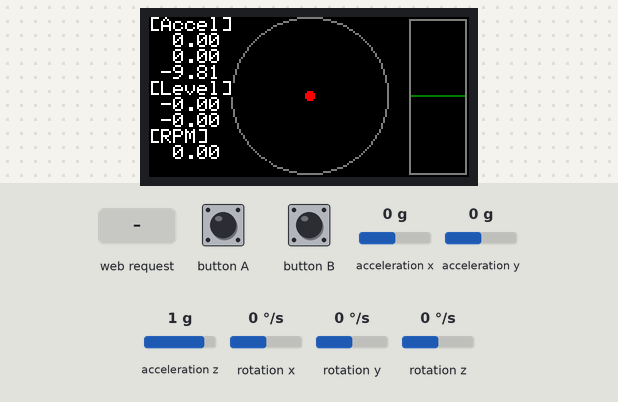
The sketch below on a simulated ESP32. Shown: 160×80 colour display. The inputs (shaded band) are chosen by the test bench; at power-on: rotation z 0 °/s, acceleration x 0 g, acceleration y 0 g, acceleration z 1 g, rotation x 0 °/s, rotation y 0 °/s. WiFi joins after 1.5 s; servers stay silent unless stated; what the sketch prints to the serial monitor is not drawn.

Above: at 1.3 s.
1.4 s: rotation z set to -192 °/s
At 2.8 s:
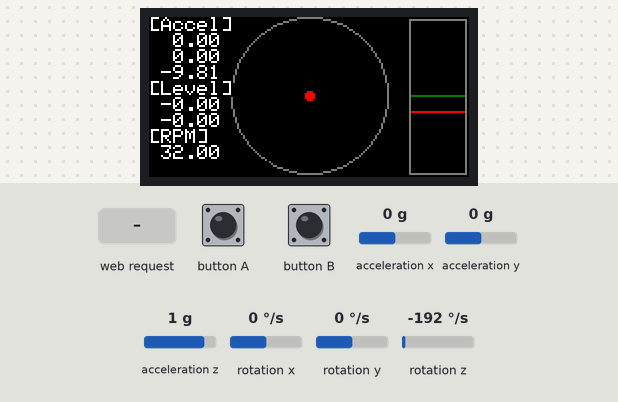
4.4 s: HTTP request GET /?mode=1&stop=1 received
At 5.7 s:
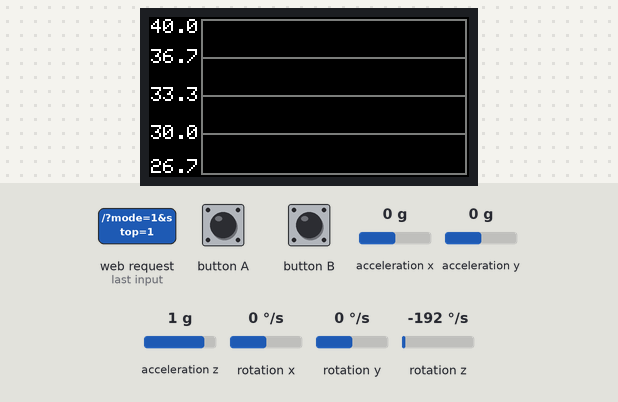
6.0 s: button A pressed for 0.15 s
At 7.0 s:
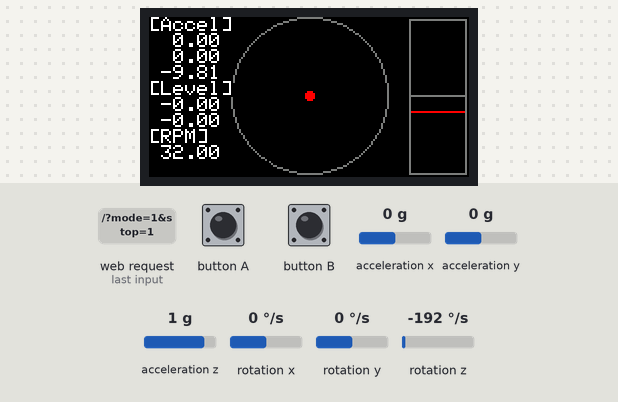
9.1 s: button B pressed for 0.15 s
At 11.9 s:
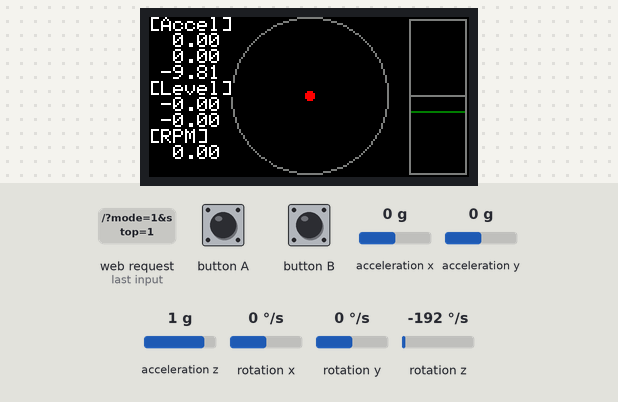
12.2 s: HTTP request GET /?mode=120&stop=120 received
At 13.5 s:
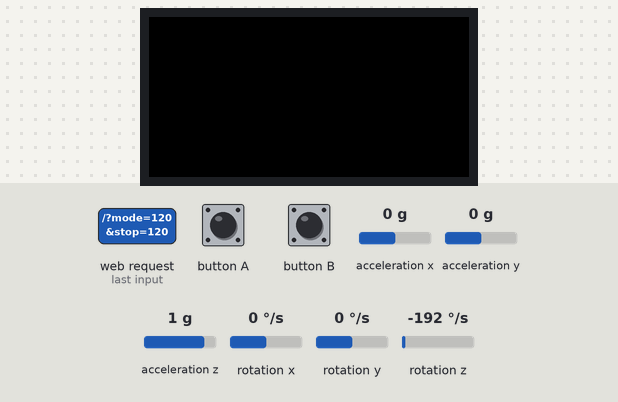
13.8 s: button A pressed for 1 s
At 13.91 s:
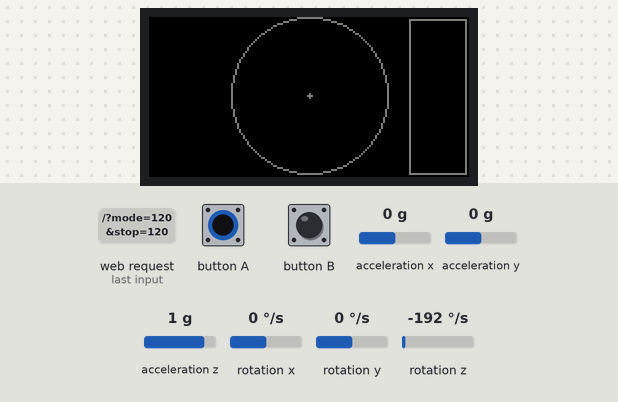
Timing chart, 0 to 16.8 s (numbered marks = the images above; inputs shaded):
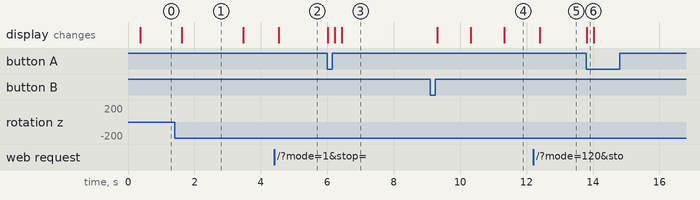

Measured:
- after the input at 1.4 s, the display: changes after 0.21 s (image 1)
- after the input at 4.4 s, the display: changes after 0.14 s (image 2)
- after the input at 6.0 s, the display: first changes at once (image 3 shows a later state)
- after the input at 9.1 s, the display: first changes after 0.22 s (image 4 shows a later state)
- after the input at 12.2 s, the display: changes after 0.19 s (image 5)
- after the input at 13.8 s, the display: changes at once (image 6)
- what the display in image 1 shows lasts 1.9 s, from 1.6 s to 3.5 s

The sketch:

ex52_rpm.ino
```cpp
// (licence header left out)
#include <M5StickC.h>           // M5StickC用ライブラリ
#include <WiFi.h>               // ESP32用WiFiライブラリ
#include <WebServer.h>          // HTTPサーバ用ライブラリ
#include <WiFiUdp.h>            // UDP通信を行うライブラリ

#define SSID "1234ABCD"         // 無線LANアクセスポイントSSID
#define PASS "password"         // パスワード
#define PORT 1024               // 送信のポート番号
#define DEVICE "accem_5,"       // デバイス名(5字+"_"+番号+",")
#define UDP_TX_MS   5000        // UDP送信間隔(ms)
#define RADIUS_CM   13          // プラッタの中心からM5Stickまでの距離(cm)
#define AVR_N       30          // 平均回数
#define INTERVAL_MS 200         // 測定間隔(ms)
#define GRAV_MPS2   9.80665     // 重力加速度(m/s2)
#define DEG_MAX     6.0         // 水平レベル測定用最大角度
#define ERR_MAX     20.         // RPM測定用最大誤差(%)
#define RPM_TYP_33  33.333      // 33 1/3 回転RPM測定用基準値(RPM)
#define RPM_TYP_45  45.000      // 45 回転時 RPM測定用基準値(RPM)
#define BUF_N       10          // 残像表示用バッファ数
#define CSV_N       212         // CSV用バッファ数(212固定)

RTC_DATA_ATTR float CAL_GyroX = 0.; // 角速度Xキャリブレーション値
RTC_DATA_ATTR float CAL_GyroY = 0.; // 角速度Yキャリブレーション値
RTC_DATA_ATTR float CAL_GyroZ = 0.; // 角速度Zキャリブレーション値
RTC_DATA_ATTR float CAL_AccmX = 0.; // 加速度Xキャリブレーション値(加算値)
RTC_DATA_ATTR float CAL_AccmY = 0.; // 加速度Yキャリブレーション値(加算値)
RTC_DATA_ATTR float CAL_AccmZ = 1.; // 加速度Zキャリブレーション値(乗算値)

WiFiUDP udp;                    // UDP通信用のインスタンスを定義
IPAddress UDPTO_IP = {255,255,255,255}; // UDP宛先 IPアドレス

WebServer server(80);           // Webサーバ(ポート80=HTTP)定義

int pos_x_prev[BUF_N];          // = 120;
int pos_y_prev[BUF_N];          // = 67;
int rpm1_y_prev[BUF_N];         // = 67;
int rpm2_y_prev[BUF_N];         // = 67;
int udp_len_prev = 1;
unsigned long started_time_ms = millis();
int disp_mode = 0;              // 表示モード(ボタンで切り替わる)
int i_rpm = CSV_N - 1;          // RPM測定結果の保存位置
uint16_t rpm[CSV_N];            // RPM測定結果 1000倍値
uint16_t wow[CSV_N];            // WOW測定結果 100倍値
uint16_t level[CSV_N];          // 角度測定結果 1000倍値
uint16_t meas[CSV_N];           // 測定時刻
int line_x = 27;                // 折れ線グラフのX座標
float rpm_typ = RPM_TYP_33;     // 33回転を設定

void buf_init(){
    for(int i=0; i<BUF_N; i++){
        pos_x_prev[i] = 80; pos_y_prev[i]  = 39;
        rpm1_y_prev[i] = 39; rpm2_y_prev[i] = 39;
    }
}

void buf_append(int *array, int val){
    for(int i=1; i<BUF_N; i++){
        array[i-1] = array[i];
    }
    array[BUF_N-1] = val;
}

void lcd_init(int mode){
    char s[65];
    uint32_t ip = WiFi.localIP();
    switch(mode){
      case 0: // 通常モード、水平計＋回転数計
        M5.Lcd.setRotation(1);     // Rotate the screen. 将屏幕旋转
        M5.Lcd.setTextFont(1);     // 8x6ピクセルのフォント
        M5.Lcd.fillScreen(BLACK);
        M5.Lcd.setCursor(0, 0);    // set the cursor location.  设置光标位置
        // M5StickC LCD 160 x 80 フォント8x6ピクセル
        M5.Lcd.drawCircle(80, 39, 39, DARKGREY);
        M5.Lcd.fillCircle(80, 39, 1, DARKGREY);
        M5.Lcd.drawRect(130, 1, 29, 78, DARKGREY);
      break;
      case 1: // 回転数のグラフ表示
        M5.Lcd.setRotation(1);     // Rotate the screen. 将屏幕旋转
        M5.Lcd.setTextFont(1);     // 75ピクセルのフォント(数値表示)
        M5.Lcd.fillScreen(BLACK);
        M5.Lcd.setCursor(0, 0);    // set the cursor location.
        M5.Lcd.drawRect(26, 1, 133, 78, DARKGREY);
        M5.Lcd.setCursor(1,1); M5.Lcd.printf("%4.1f",rpm_typ*(1+ERR_MAX/100.));
        M5.Lcd.drawLine(26, 20, 158, 20, DARKGREY);
        M5.Lcd.setCursor(1,16); M5.Lcd.printf("%4.1f",rpm_typ*(1+ERR_MAX/200.));
        M5.Lcd.drawLine(26, 39, 158, 39, DARKGREY);
        M5.Lcd.setCursor(1,35); M5.Lcd.printf("%4.1f",rpm_typ);
        M5.Lcd.drawLine(26, 58, 158, 58, DARKGREY);
        M5.Lcd.setCursor(1,54); M5.Lcd.printf("%4.1f",rpm_typ*(1-ERR_MAX/200.));
        M5.Lcd.setCursor(1,71); M5.Lcd.printf("%4.1f",rpm_typ*(1-ERR_MAX/100.));
        line_x = 27;
      break;
      case 2: // 回転数の数値表示
        M5.Lcd.setRotation(1);     // Rotate the screen. 将屏幕旋转
        M5.Lcd.setTextFont(7);     // 75ピクセルのフォント(数値表示)
        M5.Lcd.fillScreen(BLACK);
      break;
      case  3: // QRコード表示
        M5.Lcd.setRotation(1);     // Rotate the screen. 将屏幕旋转
        M5.Lcd.setTextFont(1);     // 75ピクセルのフォント(数値表示)
        M5.Lcd.fillScreen(BLACK);
        snprintf(s,65,"http://%d.%d.%d.%d/",ip&255,ip>>8&255,ip>>16&255,ip>>24);
        M5.Lcd.setCursor(1,1); M5.Lcd.print(s);
        M5.Lcd.qrcode(s, 90, 10, 70, 2);
      break;
      case -1:
      break;
      default:
        M5.Lcd.setRotation(1);     // Rotate the screen. 将屏幕旋转
        M5.Lcd.setTextFont(1);     // 8x6ピクセルのフォント
        M5.Lcd.fillScreen(BLACK);
    }
}

void handleRoot(){
    String rx, tx;                              // 受信用,送信用文字列
    if(server.hasArg("mode")){                  // 引数Lが含まれていた時
        rx = server.arg("mode");                // 引数Lの値を変数rxへ代入
        disp_mode = rx.toInt();                 // 変数sの数値をled_statへ
        lcd_init(disp_mode);
    }
    if(server.hasArg("stop")){                  // 引数Lが含まれていた時
        rx = server.arg("stop");                // 引数Lの値を変数rxへ代入
        disp_mode = -1;
    }
    int wow_prev = i_rpm > 0 ? wow[i_rpm - 1] : wow[CSV_N-1];
    wow_prev -= wow[i_rpm];
    int wow_disp = (-100 < wow_prev && wow_prev < 100) ? wow[i_rpm] : 10000;
    tx = getHtml(disp_mode,
        (float)level[i_rpm]/1000.,
        (float)rpm[i_rpm]/1000.,
        (float)wow_disp/100.
    );
    server.send(200, "text/html", tx);          // HTMLコンテンツを送信
}

void handleCSV(){
    String tx = "time(ms), level(deg), rpm(rpm), wow(%)\n";
    int i = i_rpm;
    uint16_t ms = i < CSV_N-1 ? meas[i+1] : meas[0];
    for(int t=0; t < CSV_N; t++){
        i++;
        if(i >= CSV_N) i = 0;
        uint16_t ms_ui = meas[i] - ms;
        tx += String((int)ms_ui)+", "
            + String((float)level[i]/1000.,3)+", "
            + String((float)rpm[i]/1000.,3)+", "
            + String((float)wow[i]/100.,2)+"\r\n";
    }
    server.send(200, "text/csv", tx);           // HTMLコンテンツを送信
}

void handleBMP(){
    uint8_t buf[160*3];
    WiFiClient client = server.client();
    client.println("HTTP/1.0 200 OK");                  // HTTP OKを応答
    client.println("Content-Type: image/bmp");          // コンテンツ
    client.println("Content-Length: " + String(160*80*3+54));  // サイズ
    client.println("Connection: close");                // 応答後に閉じる
    client.println();                                   // ヘッダの終了
    getBmpHeader(buf);
    client.write((const uint8_t *)buf, 54);
    for(int y=0; y<80; y++){
        getBmpLine(buf,y);
        client.write((const uint8_t *)buf, 160*3);
    }
    client.println();                   // コンテンツの終了
    client.flush();                     // ESP32用 ERR_CONNECTION_RESET対策
    client.stop();                      // クライアントの切断
}

/* After M5StickC Plus is started or reset
  the program in the setUp () function will be run, and this part will only be
  run once. 在 M5StickC Plus
  启动或者复位后，即会开始执行setup()函数中的程序，该部分只会执行一次。 */
void setup() {
    M5.begin();                // Init M5StickC Plus.  初始化 M5StickC Plus
    M5.Imu.Init();             // Init IMU.  初始化IMU
    buf_init();
    lcd_init(0);
    WiFi.mode(WIFI_STA);                        // 無線LANをSTAモードに設定
    WiFi.begin(SSID,PASS);                      // 無線LANアクセスポイントへ接続
    server.on("/", handleRoot);                 // HTTP接続用コールバック先設定
    server.on("/rpm.csv", handleCSV);           // CSVデータ取得用
    server.on("/screen.bmp", handleBMP);        // 画像データ取得用
    server.begin();                             // Web サーバを起動する
    for(int i=0; i<CSV_N; i++){                 // CSV出力用データの初期化
        rpm[i]=0; wow[i]=0; level[i]=0; meas[i]=0;
    }
}

/* After the program in setup() runs, it runs the program in loop()
The loop() function is an infinite loop in which the program runs repeatedly
在setup()函数中的程序执行完后，会接着执行loop()函数中的程序
loop()函数是一个死循环，其中的程序会不断的重复运行 */

void loop() {
    server.handleClient();
    M5.update();                                // ボタン状態の取得
    if(M5.BtnA.wasPressed()){                   // (過去に)ボタンが押された時
        disp_mode++;
        if(disp_mode > 3) disp_mode = 0;
        lcd_init(disp_mode);
    }
    if(disp_mode < 0 || disp_mode == 3) return;

    float gyroX = 0.; float gyroY = 0.; float gyroZ = 0.;
    float accX = 0.;  float accY = 0.;  float accZ = 0.;
    float temp = 0.;
    float gx, gy, gz, ax, ay, az, t;
    float rpm1, rpm2;

    for( int i=0; i<AVR_N; i++){
        M5.Imu.getGyroData(&gx, &gy, &gz);
        M5.Imu.getAccelData(&ax, &ay, &az);
        M5.Imu.getTempData(&t);
        gyroX -= gy; gyroY -= gx; gyroZ -= gz;
        accX  -= ay; accY  -= ax; accZ  -= az;
        temp  += t;
        delay(INTERVAL_MS / AVR_N);
    }
    gyroX /= AVR_N; gyroY /= AVR_N; gyroZ /= AVR_N;
    accX *= GRAV_MPS2/AVR_N; accY *= GRAV_MPS2/AVR_N; accZ *= GRAV_MPS2/AVR_N;
    temp  /= AVR_N;

    // 簡易キャリブレーション部 (側面ボタン押下時)
    if(disp_mode == 0 && M5.BtnB.wasPressed()){
        M5.Lcd.setCursor(0, 0);
        M5.Lcd.println("[Calb]");
        delay(1000);
        CAL_GyroX = -gyroX;
        CAL_GyroY = -gyroY;
        CAL_GyroZ = -gyroZ;
        CAL_AccmX = -accX;
        CAL_AccmY = -accY;
        CAL_AccmZ = -GRAV_MPS2 / accZ;
        M5.Lcd.printf(" %5.1f\n %5.1f\n %5.1f\n", gyroX, gyroY, gyroZ);
        delay(1000);
    }
    gyroX += CAL_GyroX; gyroY += CAL_GyroY; gyroZ += CAL_GyroZ;
    accX += CAL_AccmX; accY += CAL_AccmY; accZ *= CAL_AccmZ;
    if(accZ == 0.) accZ = 1e-38;
    if(gyroZ == 0.) gyroZ = 1e-38;
    // 側面を下向きに置いた場合の簡易対応
    if(accY < -4.9){ // -0.5 * GRAV_MPS2
        float tmp;
        tmp = accZ;  accZ  = accY;  accY  = -tmp;
        tmp = gyroZ; gyroZ = gyroY; gyroY = -tmp;
    }

    // 水平計、回転数計、演算処理部
    float degx = atan(accX/accZ) / 6.2832 * 360.;
    float degy = atan(accY/accZ) / 6.2832 * 360.;
    float deg = sqrt(pow(degx,2)+pow(degy,2));
    rpm1 = fabs(gyroZ) / 6.;
    rpm2 = 60 * sqrt(fabs(accY) / 39.478 / RADIUS_CM * 100);
    rpm_typ = rpm1 < 38.73 ? RPM_TYP_33 : RPM_TYP_45;
    int rpm1_y = int(39.5 - 39. * (rpm1 - rpm_typ) / rpm_typ / ERR_MAX * 100);
    int rpm2_y = int(39.5 - 39. * (rpm2 - rpm_typ) / rpm_typ / ERR_MAX * 100);
    int flag_dx = 0;

    // モードに応じた処理部（メインボタン押下で切り替え）
    switch(disp_mode){
      case 0:  // 通常モード、水平計＋回転数計
        /**** Gryo ****/
        M5.Lcd.setCursor(0, 0);
    //  M5.Lcd.println("[Gyro]");
    //  M5.Lcd.printf(" %5.1f\n %5.1f\n %5.1f\n", gyroX, gyroY, gyroZ);

        /**** Accel ****/
        M5.Lcd.println("[Accel]");
        M5.Lcd.printf("%6.2f\n%6.2f\n%6.2f\n", accX, accY, accZ);

        /**** Temperature ****/
    //  M5.Lcd.printf("[Temperature]\n  %6.2f C\n", temp);

        /**** LEVEL ****/
        M5.Lcd.println("[Level]");
        M5.Lcd.printf("%6.2f\n%6.2f\n", degx, degy);
        M5.Lcd.fillCircle(pos_x_prev[0], pos_y_prev[0], 2, BLACK);
        M5.Lcd.fillCircle(80, 39, 1, DARKGREY);
        for(int i=1; i<BUF_N; i++){
            M5.Lcd.fillCircle(pos_x_prev[i], pos_y_prev[i], 2, DARKGREEN);
        }
        if(deg < DEG_MAX){
            int pos_x = -int(36 * degx / DEG_MAX + 0.5) + 80;
            int pos_y = -int(36 * degy / DEG_MAX + 0.5) + 39;
            M5.Lcd.fillCircle(pos_x, pos_y, 2, RED);
            buf_append(pos_x_prev, pos_x);
            buf_append(pos_y_prev, pos_y);
        }

        /**** RPM ****/
        M5.Lcd.println("[RPM]");
        M5.Lcd.printf("%6.2f\n", rpm1);
        M5.Lcd.drawLine(131, rpm1_y_prev[0], 157, rpm1_y_prev[0], BLACK);
        M5.Lcd.drawLine(131, 39, 157, 39, DARKGREY);
        for(int i=1; i<BUF_N; i++){
            M5.Lcd.drawLine(131, rpm1_y_prev[i], 157, rpm1_y_prev[i], DARKGREEN);
        }
        if(rpm1_y >= 2 && rpm1_y <= 132){
            M5.Lcd.drawLine(131, rpm1_y, 157, rpm1_y, RED);
            buf_append(rpm1_y_prev, rpm1_y);
        }
        if(rpm2_y >= 2 && rpm2_y <= 132){
            M5.Lcd.drawLine(217, rpm2_y, 232, rpm2_y, RED);
            buf_append(rpm2_y_prev, rpm2_y);
        }
        break;
      case 1:  // 回転数のグラフ表示
        M5.Lcd.setCursor(0, 31);
        if(line_x > 158) break;
        if(rpm1_y >= 1 && rpm1_y <= 78){
            if(line_x > 27) M5.Lcd.drawLine(line_x-1, rpm1_y_prev[BUF_N-1], line_x, rpm1_y, RED);
            buf_append(rpm1_y_prev, rpm1_y);
            flag_dx = 1;
        }
        if(rpm2_y >= 1 && rpm2_y <= 78){
            if(line_x > 27) M5.Lcd.drawLine(line_x-1, rpm2_y_prev[BUF_N-1], line_x, rpm2_y, BLUE);
            buf_append(rpm2_y_prev, rpm2_y);
            flag_dx = 1;
        }
        if(flag_dx) line_x++;
        break;
      case 2:  // 回転数の数値表示
        M5.Lcd.setCursor(12, 16);
        M5.Lcd.printf("%5.2f",rpm1);
        break;
    }

    // WOW推定値の計算
    i_rpm++;
    if(i_rpm > CSV_N-1) i_rpm = 0;
    meas[i_rpm] = (uint16_t) millis();
    rpm[i_rpm] = int(rpm1 * 1000. + 0.5);   // RPM値の保存
    float mse = 0., avr = 0.;
    for(int i=0; i<CSV_N; i++) avr += (float)rpm[i]/1000.;
    avr /= CSV_N;
    for(int i=0; i<CSV_N; i++){
        mse += pow(avr-(float)rpm[i]/1000.,2);
    }
    wow[i_rpm] = int(AVR_N * sqrt(mse) / CSV_N / avr * 10000. +.5);
    level[i_rpm] = int(deg * 1000. +.5);

    // CSVxUDP送信
    if(rpm1 > 10. && millis()-started_time_ms > UDP_TX_MS && WiFi.status() == WL_CONNECTED){
        started_time_ms = millis();
        String S = String(DEVICE)
            + String(accX,1) + "," + String(accY,1) + "," + String(accZ,1)
            + "," + String(rpm1,2)+ "," + String(rpm2,2);
        if(S.length() > 9){
            udp_len_prev = S.length() - 8;
            udp.beginPacket(UDPTO_IP,PORT); // UDP送信先を設定
            udp.println(S);                 // 送信データSをUDP送信
            udp.endPacket();                // UDP送信の終了(実際に送信する)
        }
        if(disp_mode == 0){
            M5.Lcd.setCursor(6, 72);
            M5.Lcd.println("[CSVxUDP]");
        //  M5.Lcd.fillRect(6, 72, 6*udp_len_prev, 8, BLACK);
        //  M5.Lcd.setCursor(6, 72);
        //  M5.Lcd.print(S.substring(8));   // 送信データSを表示
        }
    }else{
        if(disp_mode == 0){
            M5.Lcd.fillRect(6, 72, 54, 8, BLACK);
        }
    }
}

/******************************************************************************
CSVxUDP 受信結果の一例
UDPデータは、「加速度X,Y,Z,回転数」の形式で送信される
*******************************************************************************
YYYY/MM/dd hh:mm, IP Address, Accelerometer X(m/s2), Accelerometer Y(m/s2), Accelerometer Z(m/s2)
2024/06/08 15:26, 192.168.1.4, -0.1, -1.3, 10.6, 34.29
2024/06/08 15:26, 192.168.1.4, -0.1, -1.3, 10.6, 34.23
2024/06/08 15:26, 192.168.1.4, -0.2, -1.4, 10.6, 34.2
2024/06/08 15:27, 192.168.1.4, -0.2, -1.4, 10.5, 34.19
2024/06/08 15:27, 192.168.1.4, -0.5, -1.4, 9.8, 1.1
2024/06/08 15:27, 192.168.1.4, 0, -0.3, 10.5, 34.26
2024/06/08 15:27, 192.168.1.4, 0, -0.3, 10.6, 34.29
2024/06/08 15:27, 192.168.1.4, 0, -0.2, 10.5, 34.24
2024/06/08 15:27, 192.168.1.4, 0, -0.2, 10.5, 34.19
2024/06/08 15:27, 192.168.1.4, -0.1, -0.2, 10.5, 34.23
2024/06/08 15:27, 192.168.1.4, -0.1, -0.3, 10.6, 34.21
2024/06/08 15:27, 192.168.1.4, -0.1, -0.3, 10.5, 34.26
2024/06/08 15:27, 192.168.1.4, -0.2, -0.4, 10.5, 34.24
2024/06/08 15:27, 192.168.1.4, -0.1, -0.4, 10.6, 34.19
2024/06/08 15:28, 192.168.1.4, -0.1, -0.4, 10.5, 34.13
2024/06/08 15:28, 192.168.1.4, 0, -0.4, 10.6, 34.17
2024/06/08 15:28, 192.168.1.4, 0, -0.4, 10.5, 34.18
2024/06/08 15:28, 192.168.1.4, 0.1, -0.4, 10.5, 34.21
2024/06/08 15:28, 192.168.1.4, 0, -0.3, 10.6, 34.2
2024/06/08 15:28, 192.168.1.4, 0, -0.3, 10.5, 34.14
2024/06/08 15:28, 192.168.1.4, 0, -0.2, 10.6, 34.13
2024/06/08 15:28, 192.168.1.4, -0.1, -0.2, 10.6, 34.16
2024/06/08 15:28, 192.168.1.4, -0.1, -0.2, 10.5, 34.21
2024/06/08 15:28, 192.168.1.4, -0.2, -0.3, 10.5, 34.14
2024/06/08 15:28, 192.168.1.4, -0.1, -0.4, 10.6, 34.08
******************************************************************************/
```

get_html.ino
```cpp
// (licence header left out)
#define _html_size 779 + 32

String getHtml(int target, float level, float rpm, float wow){
    char html[_html_size],s[65],s_ip[16];
    uint32_t ip = WiFi.localIP();

    sprintf(s_ip,"%d.%d.%d.%d",
        ip & 255,
        ip>>8 & 255,
        ip>>16 & 255,
        ip>>24
    );
    snprintf(html,_html_size,"<html>\n<head>\n<title>Wi-Fi 回転数RPM計</title>\n<meta http-equiv=\"Content-type\" content=\"text/html; charset=UTF-8\">\n<meta http-equiv=\"refresh\" content=\"5;URL=http://%s/\">\n</head>\n<body>\n<h3>M5Stick STATUS</h3>\n",s_ip);
    if(wow>=100) sprintf(s,"---"); else sprintf(s,"%.2f",wow);
    snprintf(html,_html_size,"%s\n<p>Level=%.3f °</p><p>RPM=%.3f rpm</p><p>WOW=%s %%</p>",html,level,rpm,s);
    if(target<0) sprintf(s,"<p>Pause</p>"); else sprintf(s,"<p>Mode=%d</p>",target);
    snprintf(html,_html_size,"%s\n%s\n<hr>\n<h3>LCD切替</h3>\n<p>http://%s/?mode=n<br>\n</p>",html,s,s_ip);
    sprintf(s,"<form method=\"GET\" action=\"http://%s/\">",s_ip);
    snprintf(html,_html_size,"%s\n%s\n<input type=\"submit\" name=\"mode\" value=\"-1 (Pause)\">\n<input type=\"submit\" name=\"mode\" value=\"0 (水平器)\">",html,s);
    snprintf(html,_html_size,"%s\n<input type=\"submit\" name=\"mode\" value=\"1 (グラフ)\">\n<input type=\"submit\" name=\"mode\" value=\"2 (回転数)\">\n</form>",html);
    snprintf(html,_html_size,"%s\n<hr>\n<h3>CSVデータ取得</h3>\n<p><a href=\"http://%s/rpm.csv\">http://%s/rpm.csv</a><br>\n</p>",html,s_ip,s_ip);
    snprintf(html,_html_size,"%s\n</body>\n</html>",html);
    Serial.println("sizeof(html)=" + String(strlen(html)+1));
    return String(html);
}
```

Source omitted: scrnCaptureBmp.ino (4660 bytes)
